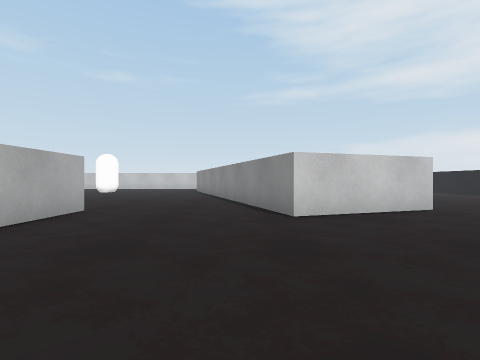
view 1 (above)

24 first-person views from a walk through a 3-D level made in the Unity game engine. The camera is 0.59 m above the floor, looks level and sees 85° across. The floor is counted in squares, 1 m on a side. Each view is taken from the middle of a square. On the plan, view 1 faces up. The plan holds only what a view shows up to about 9 squares ahead; the rest is blank. The place goes on beyond the plan. The player character is not drawn. Surface patterns are stand-ins for the level's own textures.

view 2
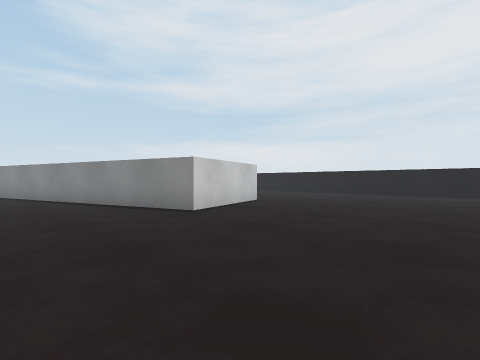

view 3
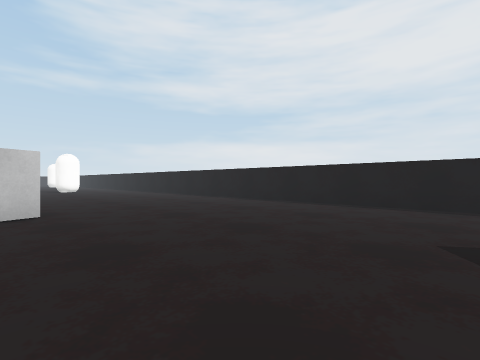

view 4
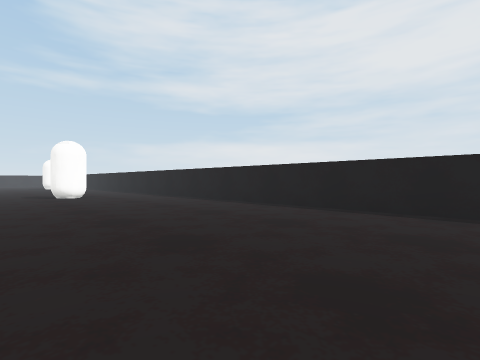

view 5
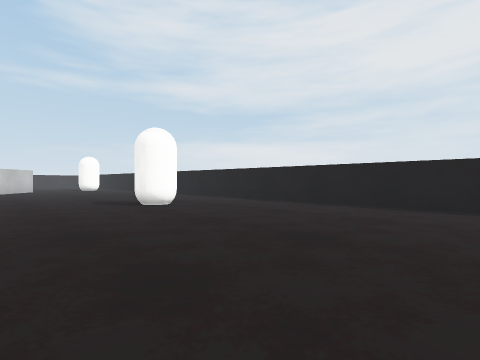

view 6
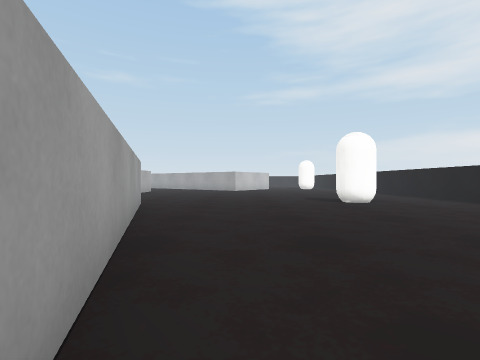

view 7
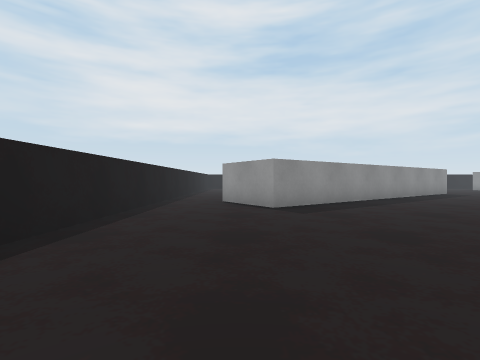

view 8
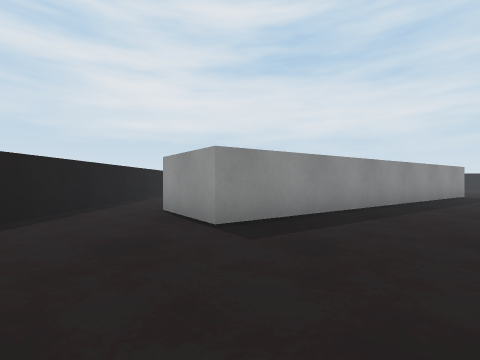

view 9
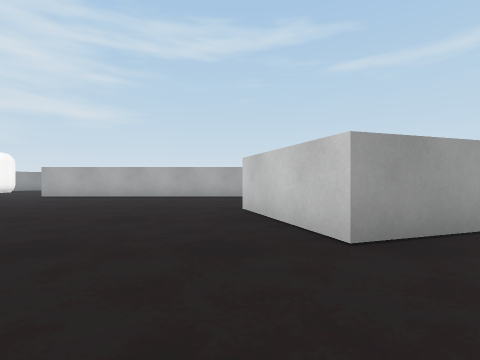

view 10
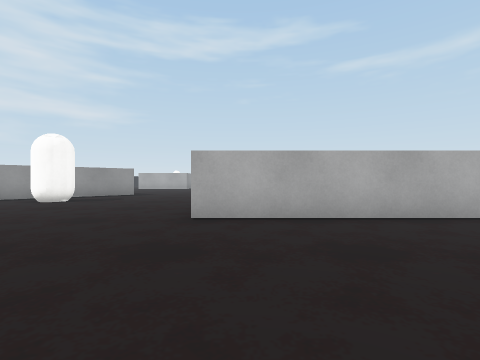

view 11
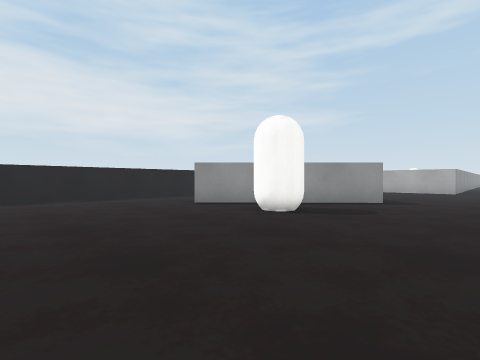

view 12
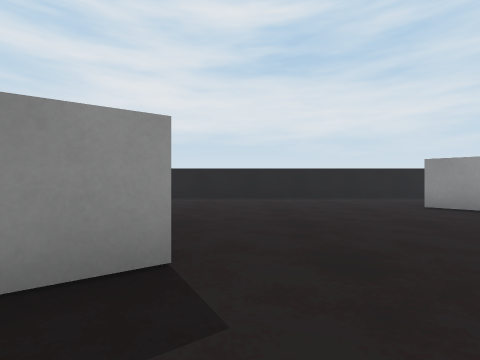

view 13
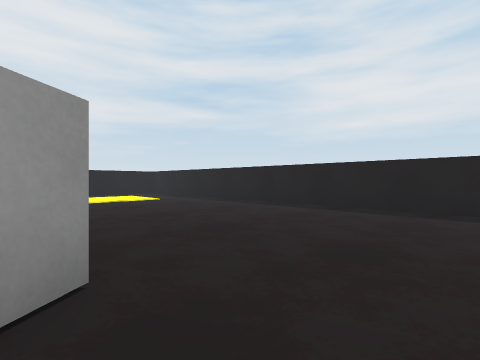

view 14
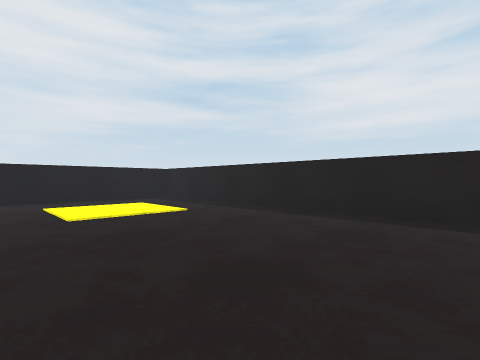

view 15
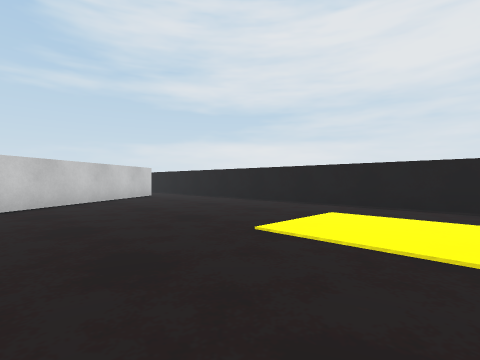

view 16
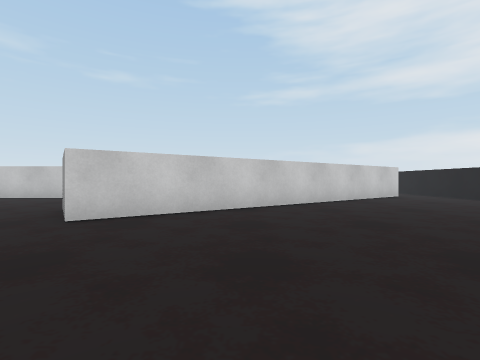

view 17
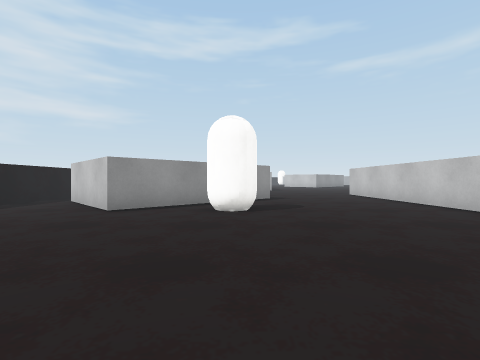

view 18
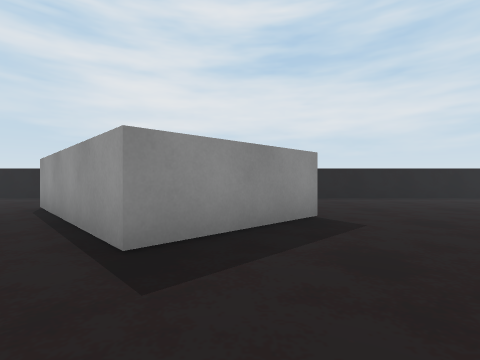

view 19
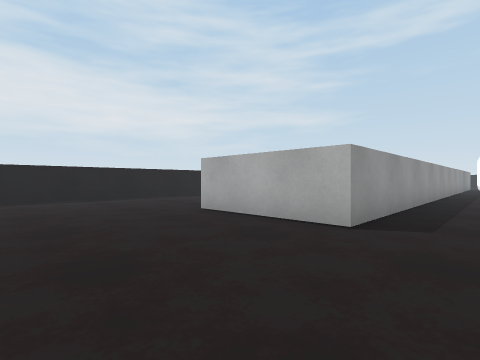

view 20
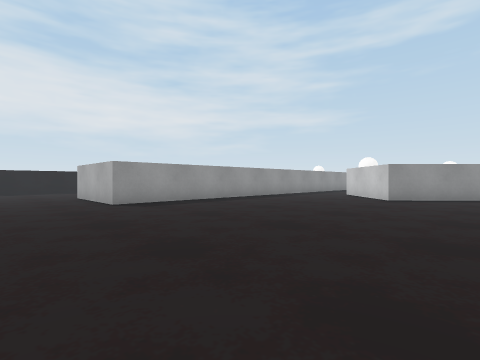

view 21
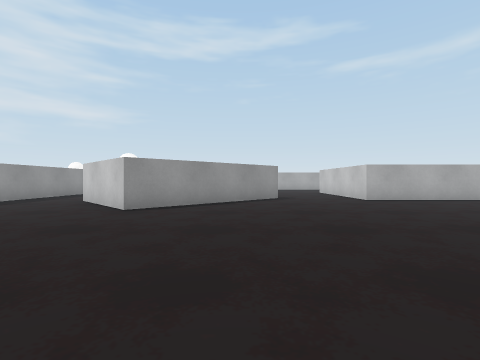

view 22
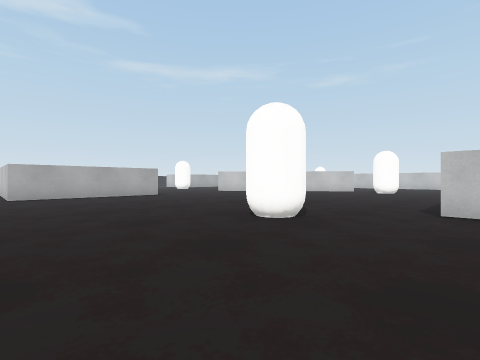

view 23
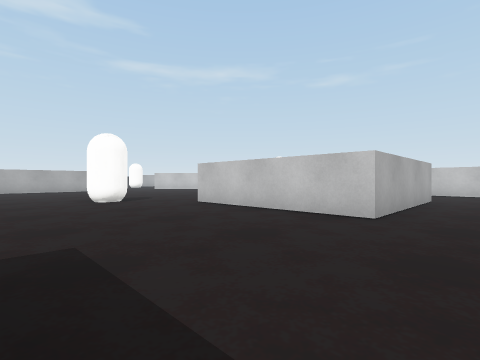

view 24
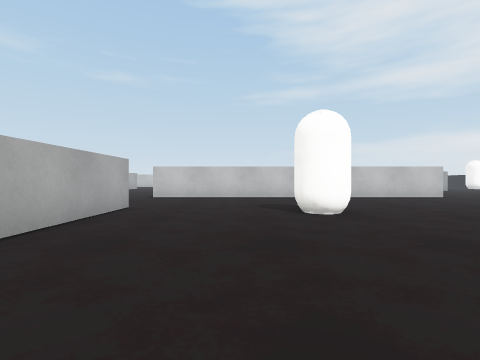

### Floor plan
Points are (right, up) in squares from view 1. A wall is a line through its corners. A room is listed if a view was taken in it or the views show most of it. See-through windows are left out.
Room 1 (views 1, 2, 3, 4, 5, 6, 7, 8, 9, 10)
walls: (3.1, 6.7) (3.7, 5) (0.8, 4.1); (1.6, 11.2) (2.5, 8.5); (1.4, 11.8) (1.6, 11.3); (-2.9, 3.4) (-2.9, -2.8); (9.2, -3.4) (9.2, 17); (-1.6, -5.8) (6.3, -0.3) (7.5, -2)
ways out: opening at (-1.3, -4) to room 2; opening at (-1, 3.3) to room 2; opening at (-0.5, 15.5) to room 2; opening at (8.5, -2.5) to room 2
objects: capsule (6, 15)
Room 2 (views 11, 12, 13, 14, 15, 16, 17, 18, 19, 20, 21, 22, 23, 24)
walls: (-11.3, -8.2) (-9.1, -6.1) (-5.8, -9.4) (-8, -11.5); (-3.5, -2.7) (-10, -2.7); (-2.9, 4.9) (-2.9, 3.4); (-20.4, -5.3) (-15.2, -5.3) (-15.2, -8.4); (-21.1, -5.3) (-20.5, -5.3); (-24.2, 2.2) (-20.9, -1.2) (-23.1, -3.3); (-10.3, 13.5) (-10.3, 9.1) (-14.8, 9.1); (0.8, 4.1) (-1.5, 11.2); (-23.4, 7.8) (-23.4, 4.6) (-24.5, 4.6); (-9.6, -12.6) (9.2, -12.6) (9.2, -3.4); (-24.5, -5.3) (-22.8, -5.3); (-17.9, -12.6) (-12.4, -12.6); (-6.1, 16.6) (-10.9, 16.6); (-1.2, 16.6) (-4.4, 16.6); (7.5, -2) (-0.4, -7.4) (-1.2, -6.3)
ways out: opening at (-1.3, -4) to room 1; opening at (-1, 3.3) to room 1; opening at (-0.5, 15.5) to room 1; opening at (8.5, -2.5) to room 1
objects: capsule (-17, 7) to (-17, 8); capsule (-7, 13) to (-6, 13); capsule (-6, -7); yellow cube (6, -11) to (7, -9)

Where each view was taken, in squares from view 1:
view 1: 0 up, 0 right, facing up
view 2: 0 up, 2 left, facing up-right
view 3: 0 up, 3 right, facing up-right
view 4: 5 up, 4 right, facing up-right
view 5: 9 up, 3 right, facing up-right
view 6: 8 up, 3 right, facing up
view 7: 5 up, 7 right, facing down
view 8: 3 up, 6 right, facing down
view 9: 4 up, 6 right, facing left
view 10: 2 down, 1 right, facing left
view 11: 4 down, 2 left, facing down-left
view 12: 4 down, 2 left, facing down
view 13: 7 down, 2 left, facing down-right
view 14: 8 down, 1 right, facing down-right
view 15: 11 down, 3 right, facing up-right
view 16: 11 down, 2 right, facing up
view 17: 7 down, 1 left, facing left
view 18: 4 down, 10 left, facing down
view 19: 4 down, 12 left, facing down-left
view 20: 1 up, 13 left, facing down-left
view 21: 1 up, 16 left, facing left
view 22: 4 up, 14 left, facing up-left
view 23: 5 up, 9 left, facing up-left
view 24: 8 up, 8 left, facing up
